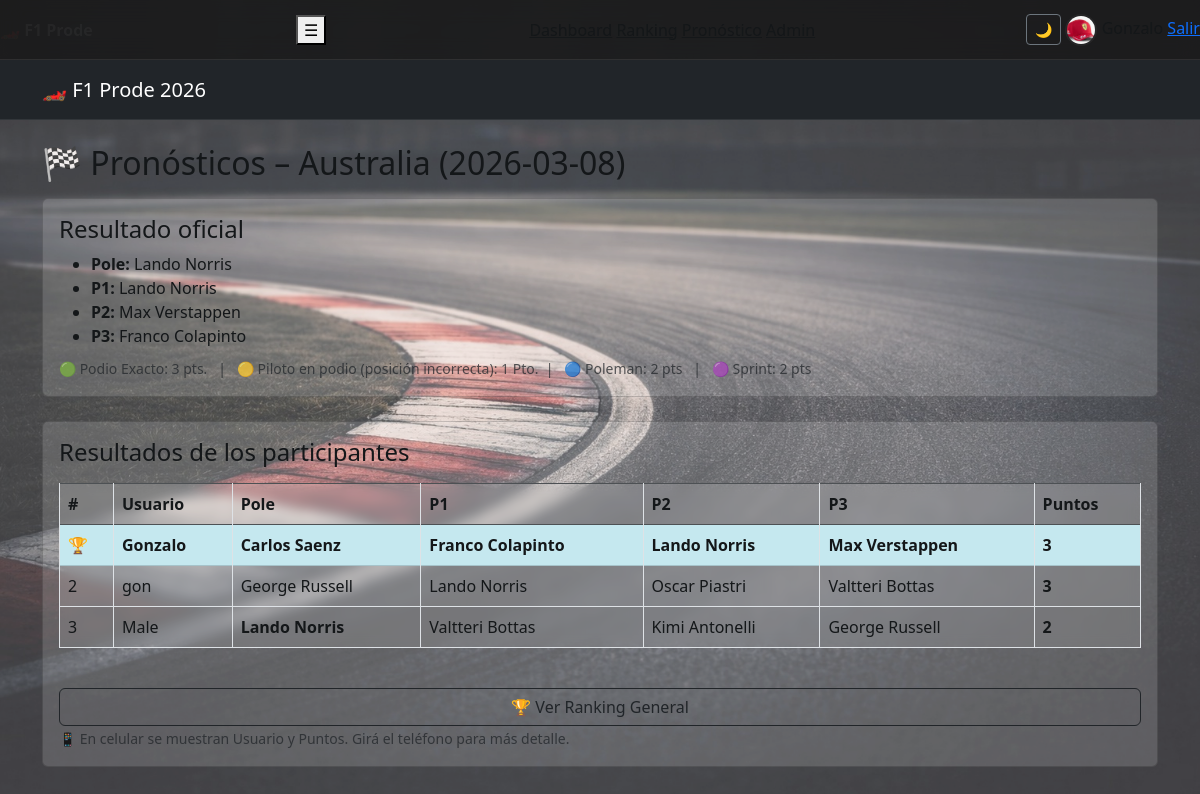
/fecha/1 (signed in), run on the app's committed database.
### tables this page shows
CREATE TABLE carreras (
    id INTEGER PRIMARY KEY,
    pais TEXT,
    autodromo TEXT,
    fecha TEXT,
    sprint INTEGER
, pronostico_abierto INTEGER DEFAULT 1, clasificacion_iniciada INTEGER DEFAULT 0, info_fecha TEXT, fecha_clasificacion TEXT, fecha_limite_pronostico TEXT, imagen TEXT, status TEXT DEFAULT 'futura');

CREATE TABLE resultados (
    id INTEGER PRIMARY KEY AUTOINCREMENT,
    carrera_id INTEGER UNIQUE,
    pole TEXT,
    sprint_ganador TEXT,
    p1 TEXT,
    p2 TEXT,
    p3 TEXT,
    FOREIGN KEY (carrera_id) REFERENCES carreras(id)
);

CREATE TABLE pronosticos (
    id INTEGER PRIMARY KEY AUTOINCREMENT,
    user_id INTEGER NOT NULL,
    carrera_id INTEGER NOT NULL,
    pole TEXT,
    sprint_ganador TEXT,
    p1 TEXT,
    p2 TEXT,
    p3 TEXT,
    puntos INTEGER DEFAULT 0,
    UNIQUE(user_id, carrera_id)
);

CREATE TABLE usuarios (
    id INTEGER PRIMARY KEY AUTOINCREMENT,
    nombre TEXT UNIQUE NOT NULL,
    email TEXT UNIQUE NOT NULL,
    password TEXT NOT NULL
, fecha_registro TEXT, admin INTEGER DEFAULT 0, avatar TEXT);

### app.py (the view)
@app.route("/fecha/<int:carrera_id>")
def fecha_detalle(carrera_id):
    conn = get_db()
    cur = conn.cursor()
    cur.execute("SELECT * FROM carreras WHERE id = ?", (carrera_id,))
    carrera = cur.fetchone()
    cur.execute("SELECT * FROM resultados WHERE carrera_id = ?", (carrera_id,))
    resultado = cur.fetchone()
    cur.execute("""
        SELECT
            u.nombre AS usuario,
            p.pole,
            p.sprint_ganador,
            p.p1, p.p2, p.p3,
            p.puntos
        FROM pronosticos p
        JOIN usuarios u ON u.id = p.user_id
        WHERE p.carrera_id = ?
        ORDER BY p.puntos DESC
    """, (carrera_id,))
    pronosticos = cur.fetchall()
    conn.close()
    return render_template(
        "pronosticos_fecha.html",
        carrera=carrera,
        resultado=resultado,
        pronosticos=pronosticos
    )

### app.py (called while the page is built)
def get_db():
    conn = sqlite3.connect("prode.db")
    conn.row_factory = sqlite3.Row
    return conn

### templates/pronosticos_fecha.html (shortened to what this page needs)
{% extends "base.html" %}
{% block content %}
<h2 class="mb-3">
    🏁 Pronósticos – {{ carrera.pais }} ({{ carrera.fecha }})
</h2>
<div class="card mb-4">
    <div class="card-body">
        <h4 class="card-title">Resultado oficial</h4>
        <ul class="mb-2">
            <li><strong>Pole:</strong> {{ resultado.pole }}</li>
            <li><strong>P1:</strong> {{ resultado.p1 }}</li>
            <li><strong>P2:</strong> {{ resultado.p2 }}</li>
            <li><strong>P3:</strong> {{ resultado.p3 }}</li>
        </ul>
        <small class="text-muted">
            🟢 Podio Exacto: 3 pts. &nbsp; | &nbsp;
            🟡 Piloto en podio (posición incorrecta): 1 Pto.&nbsp; | &nbsp;
            🔵 Poleman: 2 pts &nbsp; | &nbsp;
            🟣 Sprint: 2 pts
        </small>
    </div>
</div>
<div class="card">
    <div class="card-body">
        <h4 class="card-title mb-3">Resultados de los participantes</h4>
        <div class="table-responsive">
            <table class="table table-striped table-bordered align-middle">
                <thead class="table-dark">
                    <tr>
                        <th>#</th>
                        <th>Usuario</th>
                        <th class="d-none d-md-table-cell">Pole</th>
                        <th class="d-none d-md-table-cell">P1</th>
                        <th class="d-none d-md-table-cell">P2</th>
                        <th class="d-none d-md-table-cell">P3</th>
                        <th>Puntos</th>
                    </tr>
                </thead>
                <tbody>
                {% for p in pronosticos | sort(attribute='puntos', reverse=True) %}
                    <tr class="{% if loop.first %}table-info fw-bold{% endif %}">
                        <td>
                            {% if loop.first %}🏆{% else %}{{ loop.index }}{% endif %}
                        </td>
                        <td>{{ p.usuario }}</td>
                        <td class="d-none d-md-table-cell
                            {% if p.pole == resultado.pole %} bg-success-subtle fw-bold {% endif %}">
                            {{ p.pole }}
                        </td>
                        <td class="d-none d-md-table-cell
                            {% if p.p1 == resultado.p1 %}
                                bg-exacto
                            {% elif p.p1 in [resultado.p1, resultado.p2, resultado.p3] %}
                                bg-parcial
                            {% endif %}
                        ">
                            {{ p.p1 }}
                        </td>
                        <td class="d-none d-md-table-cell
                            {% if p.p2 == resultado.p2 %}
                                bg-success-subtle fw-bold
                            {% elif p.p2 in [resultado.p1, resultado.p2, resultado.p3] %}
                                bg-warning-subtle
                            {% endif %}
                        ">
                            {{ p.p2 }}
                        </td>
                        <td class="d-none d-md-table-cell
                            {% if p.p3 == resultado.p3 %}
                                bg-success-subtle fw-bold
                            {% elif p.p3 in [resultado.p1, resultado.p2, resultado.p3] %}
                                bg-warning-subtle
                            {% endif %}
                        ">
                            {{ p.p3 }}
                        </td>
                        <td>
                            <strong>{{ p.puntos }}</strong>
                        </td>
                    </tr>
                {% endfor %}
                </tbody>
            </table>
        </div>
<div class="d-grid gap-2 mt-4">
    <a href="/ranking" class="btn btn-outline-dark">
        🏆 Ver Ranking General
    </a>
</div>
        <small class="text-muted">
            📱 En celular se muestran Usuario y Puntos. Girá el teléfono para más detalle.
        </small>
    </div>
</div>
{% endblock %}

### static/style.css (style rules this page uses)
:root { --bg-overlay: rgba(255, 255, 255, 0.228); --bg: #f8f9fa54; --text: #141719; --card-bg: rgba(255, 255, 255, 0.155); --border: #dee2e6; --primary: #f1e8e80c; --primary-hover: #ece8e8ab; }
body { background: linear-gradient(var(--bg-overlay), var(--bg-overlay)), url("img/bg-circuito.jpg") center / cover no-repeat fixed; color: var(--text); }
html, body { color: var(--text) !important; }
.card, .auth-card, .carrera-card, .ranking-card { background: var(--card-bg) !important; color: var(--text) !important; border: 1px solid var(--border); border-radius: 12px; }
.table { background: var(--card-bg) !important; color: var(--text) !important; backdrop-filter: blur(6px); }
.table th, .table td { background: transparent !important; color: var(--text) !important; border-color: var(--border); }
a { text-decoration: none; }
.bg-parcial { background-color: #d6e9ff !important; }
td.bg-parcial { background-color: #d6e9ff !important; }

### templates/base.html (style rules this page uses)
body { background-color: #f8f9fa; }

### data on the page
carreras: pais "Australia", fecha "2026-03-08"
resultados: pole "Lando Norris", p1 "Lando Norris", p2 "Max Verstappen", p3 "Franco Colapinto"
pronosticos: usuario "Gonzalo", pole "Carlos Saenz", p1 "Franco Colapinto", p2 "Lando Norris", p3 "Max Verstappen", puntos "3"
pronosticos: usuario "gon", pole "George Russell", p1 "Lando Norris", p2 "Oscar Piastri", p3 "Valtteri Bottas", puntos "3"
pronosticos: usuario "Male", pole "Lando Norris", p1 "Valtteri Bottas", p2 "Kimi Antonelli", p3 "George Russell", puntos "2"
